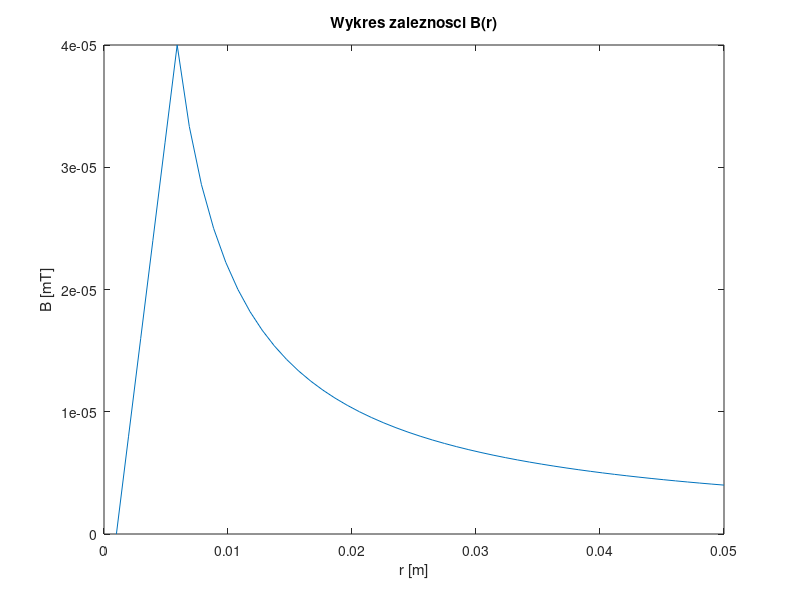

The MATLAB script that drew this image:
% Tomasz Targiel
% Lista 3
% Zadanie 1

% Skrypt rysuje wykres zaleznosci B(r) wewnatrz i na zewnatrz
% nieskonczonego, cylindrycznego przewodnika o promieniu a = 5 mm z pradem
% stalym o natezeniu I = 1 A

clear;
clc;

a = 0.005; % Promien przewodnika
I = 1; % Natezenie pradu
mi0 = 4 * pi * 10^(-7); % Przenikalnosc magnetyczna
B = []; % Deklaruje pusta tablice indukcji magnetycznych
for r = 0:0.001:0.05 %
    if r < a
        B(end + 1) = (mi0 * I * r) / (2 * pi * a ^ 2); % Wzor na indukcje magnetyczna dla r < a
    else
        B(end + 1) = (mi0 * I) / (2 * pi * r); % Wzor na indukcje magnetyczna dla r >= a
    end
end
r = linspace(0.001,0.05,51);
plot(r, B); % Rysuje wykres zaleznosci
title("Wykres zaleznosci B(r)"); % Nadaje tytul
xlabel("r [m]"); % Nadaje tytul osi x
ylabel("B [mT]"); % Nadaje tytul osi y

